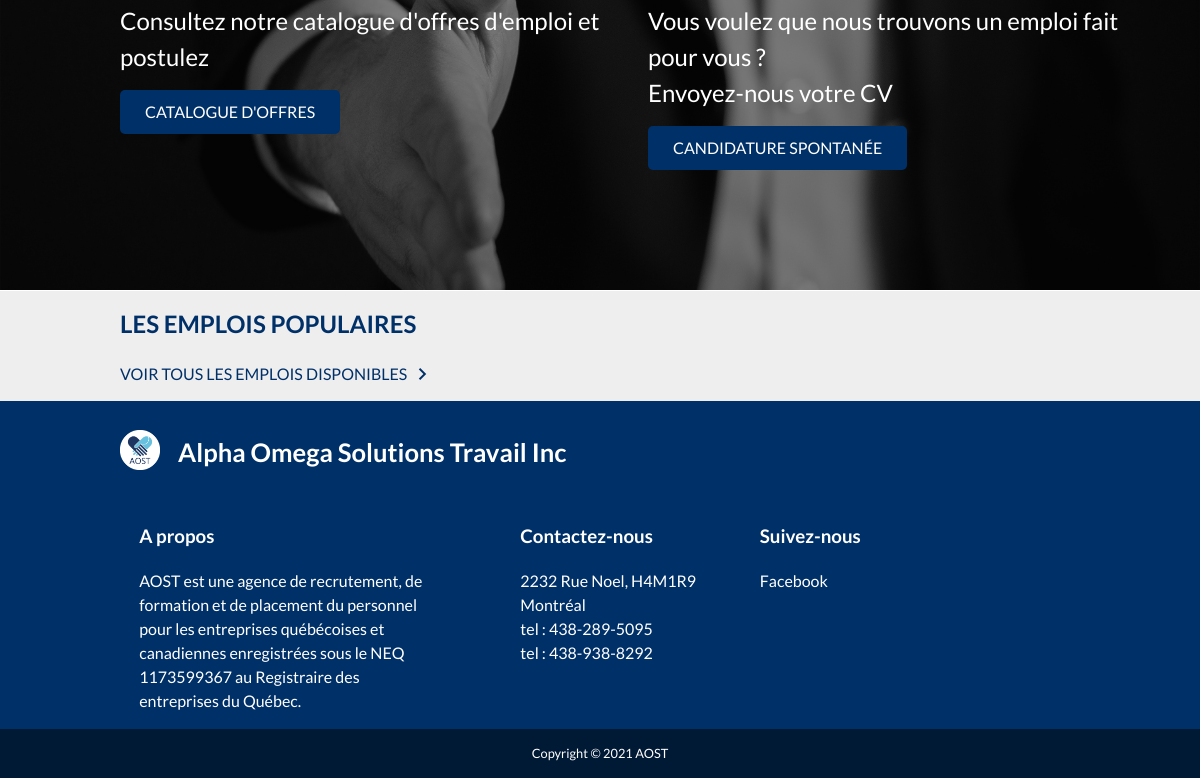
/home/ (lower part), run on an earlier commit of the app's database.
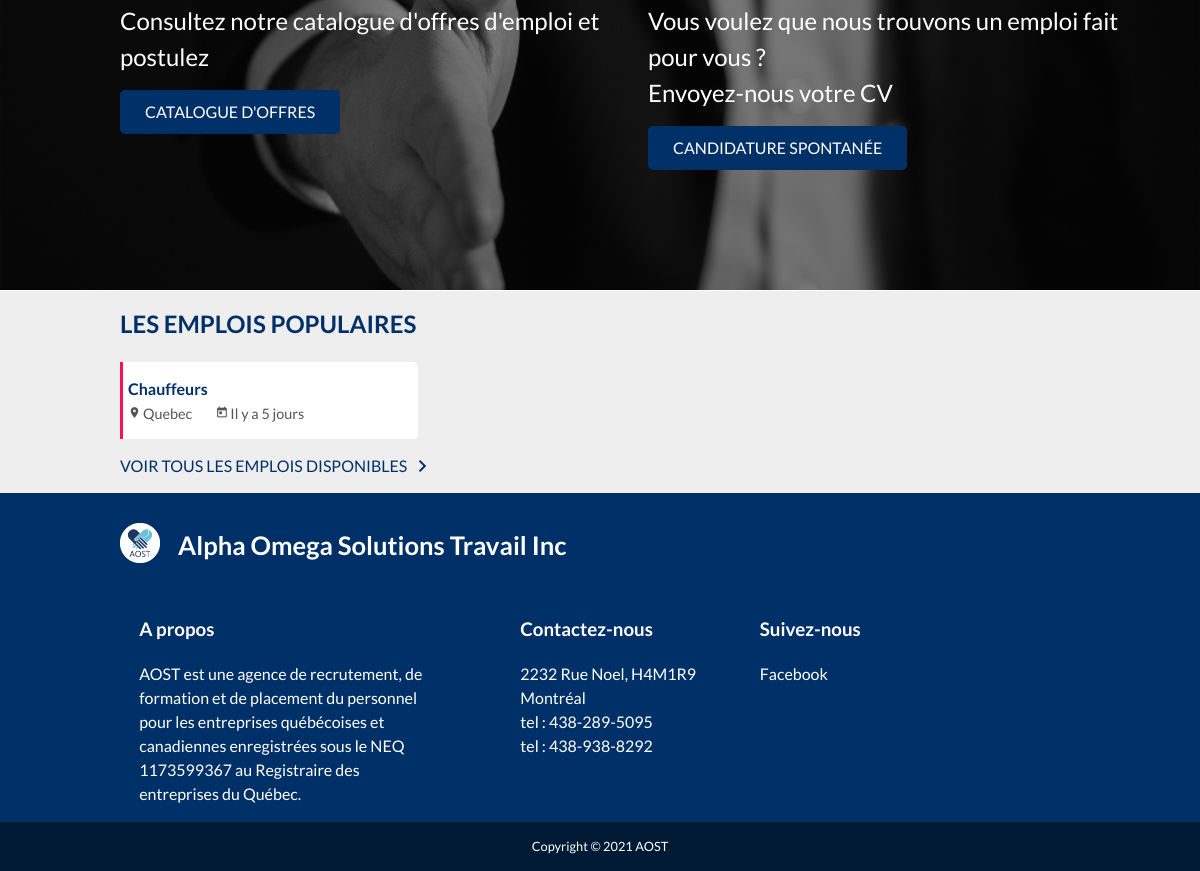
And on a later commit of the database.
### tables this page shows
CREATE TABLE IF NOT EXISTS `offers` (
  `id` bigint(20) NOT NULL AUTO_INCREMENT,
  `id_admin` bigint(20) NOT NULL,
  `id_subdomain` bigint(20) NOT NULL,
  `id_city` bigint(20) NOT NULL,
  `compagny` varchar(100) NOT NULL,
  `description` longtext COMMENT 'Description globale de la demande',
  `missions` longtext COMMENT 'description détaillée (par mission) de la demande',
  `skill` longtext COMMENT 'compétences requises du postulant',
  `candidate_profile` longtext COMMENT 'Informations requises du postulant (age, annee d''experience, caractere etc...)',
  `cv` int(1) NOT NULL DEFAULT '0' COMMENT 'vaudra 1 si un CV est requit pour postuler',
  `motivation` int(1) NOT NULL DEFAULT '0' COMMENT 'Vaudra 1 si une lettre de motivation est requise pour postuler',
  `deleted` int(2) NOT NULL DEFAULT '0' COMMENT 'Vaudra 1 si supprimé par un admin (restera présente dans un onglet archives ou corbeille)',
  `expired` int(2) NOT NULL DEFAULT '0' COMMENT 'vaudra 1 si déjà expiré',
  `deadline` datetime NOT NULL COMMENT 'Date limite',
  `added_at` datetime NOT NULL DEFAULT CURRENT_TIMESTAMP,
  PRIMARY KEY (`id`),
  KEY `fk_city` (`id_city`),
  KEY `fk_subdomain` (`id_subdomain`),
  KEY `fk_admin` (`id_admin`)
);

CREATE TABLE IF NOT EXISTS `subdomains` (
  `id` bigint(20) NOT NULL AUTO_INCREMENT,
  `id_admin` bigint(20) NOT NULL,
  `id_domain` bigint(20) NOT NULL,
  `name` varchar(200) NOT NULL,
  `color` varchar(100) NOT NULL,
  `added_at` datetime NOT NULL DEFAULT CURRENT_TIMESTAMP,
  PRIMARY KEY (`id`),
  KEY `id_domain` (`id_domain`),
  KEY `fk_admin` (`id_admin`)
);

CREATE TABLE IF NOT EXISTS `city` (
  `id` bigint(20) NOT NULL AUTO_INCREMENT,
  `name` varchar(150) NOT NULL,
  `added_at` datetime NOT NULL DEFAULT CURRENT_TIMESTAMP,
  PRIMARY KEY (`id`)
);

### home/index.php (called while the page is built)
<?php include("../outils/php/redirection.php");
	redirection("Alpha Omega Solutions Travail", _APP_PATH."home/home.php", "home", "", _ROOT_PATH."home/home.css", _ROOT_PATH."home/home.js");
?>

### class/Offer.class.php (called while the page is built, shortened)
<?php
class Offer
{
    private $_id;
    private $_added_at;
    public function __construct(array $data){
        foreach ($data as $key => $value) {
            $method='set'.ucfirst($key);
        }
    }
    public function setId($id){
        $this->_id=intval($id);
    }
    public function getId(){
        return $this->_id;
    }
    public function setAdded_at($added_at){
        $this->_added_at=strval($added_at);
    }
    public function getAdded_at(){
        return $this->_added_at;
    }
public function getOffersFromLast($limit) {
    include(_APP_PATH."bd/server-connect.php");
    $query=$db->prepare("SELECT * FROM offers WHERE expired=0 ORDER BY id DESC LIMIT $limit");
    $offers=[];
    if($query->execute()){
        while($data=$query->fetch()){
            $offers[]=new Offer($data);
        }
        return $offers;
    }else{
        return false;
    }
}
}
?>

### class/Subdomain.class.php (called while the page is built, shortened)
<?php
class Subdomain
{
   private $_name;
   public function __construct(array $data){
    foreach ($data as $key => $value) {
     $method='set'.ucfirst($key);
}
}
public function setName($name){
   $this->_name=htmlentities(strval($name));
}
public function getName(){
    return $this->_name;
}
public function getSubdomain($id){
    include(_APP_PATH."bd/server-connect.php");
    $id=intval($id);
    $query=$db->prepare("SELECT * FROM subdomains WHERE id=?");
    $query->bindParam(1,$id);
    if($query->execute() && $query->rowCount()==1){
      $data=$query->fetch();
      return (new Subdomain($data));
  }else{
      return false;
  }
}
}
?>

### class/Domain.class.php (called while the page is built, shortened)
<?php
class domain
{
    private $_color;
    public function __construct(array $data){
        foreach ($data as $key => $value) {
            $method='set'.ucfirst($key);
        }
    }
    public function setColor($color){
        $this->_color=htmlentities(strval($color));
    }
    public function getColor(){
        return $this->_color;
    }
public function getDomain($id){
    include(_APP_PATH."bd/server-connect.php");
    $id=intval($id);
    $query=$db->prepare("SELECT * FROM domains WHERE id=?");
    $query->bindParam(1,$id);
    if($query->execute() && $query->rowCount()==1){
        $data=$query->fetch();
        return (new Domain($data));
    }else{
        return false;
    }
}
}
?>

### class/City.class.php (called while the page is built, shortened)
<?php
class City
{
    private $_name;
    public function __construct(array $data){
        foreach ($data as $key => $value) {
            $method='set'.ucfirst($key);
        }
    }
    public function setName($name){
        $this->_name=htmlentities(strval($name));
    }
    public function getName(){
        return $this->_name;
    }
public function getCity($id){
    include(_APP_PATH."bd/server-connect.php");
    $id=intval($id);
    $query=$db->prepare("SELECT * FROM city WHERE id=?");
    $query->bindParam(1,$id);
    if($query->execute() && $query->rowCount()==1){
        $data=$query->fetch();
        return (new City($data));
    }else{
        return false;
    }
}
}
?>

### outils/php/functions.php (called while the page is built, shortened)
<?php
$tab_month=array("Janvier","Février","Mars","Avril","Mai","Juin","Juillet","Aougt","Septembre","Octobre","Novembre","Décembre");
function get_elapsed_time($datetime){
	global $tab_month;
	$date_convert_in_seconde = strtotime($datetime);
	if(date('Ymd', $date_convert_in_seconde) == date('Ymd')){
		$diff = time()-$date_convert_in_seconde;
		if($diff < 60){
			return "Il y a ".$diff." secondes";
		}else if($diff < 3600){
			return "Il y a ".floor($diff/60)." min";
		}else if($diff < 86400){
			return "Il y a ".floor($diff/3600)."h";
		}
	}else if(date('Ymd', $date_convert_in_seconde) == date('Ymd', strtotime('- 1 DAY'))){
		return "Hier";
	}else if(date('Ymd', $date_convert_in_seconde) == date('Ymd', strtotime('- 2 DAY'))){
		return "Il y a 2 jours";
	}else if(date('Ymd', $date_convert_in_seconde) == date('Ymd', strtotime('- 3 DAY'))){
		return "Il y a 3 jours";
	}else if(date('Ymd', $date_convert_in_seconde) == date('Ymd', strtotime('- 4 DAY'))){
		return "Il y a 4 jours";
	}else if(date('Ymd', $date_convert_in_seconde) == date('Ymd', strtotime('- 5 DAY'))){
		return "Il y a 5 jours";
	}else if(date('Ymd', $date_convert_in_seconde) == date('Ymd', strtotime('- 6 DAY'))){
		return "Il y a 6 jours";
	}else if(date('YW', $date_convert_in_seconde) == date('YW', strtotime('- 1 WEEK'))){
		return "Il y a 1 semaine";
	}else if(date('YW', $date_convert_in_seconde) == date('YW', strtotime('- 2 WEEK'))){
		return "Il y a 2 semaines";
	}else if(date('YW', $date_convert_in_seconde) == date('YW', strtotime('- 3 WEEK'))){
		return "Il y a 3 semaines";
	}else if(date('YW', $date_convert_in_seconde) == date('YW', strtotime('- 4 WEEK'))){
		return "Il y a 4 semaines";
	}else if(date('Ym', $date_convert_in_seconde) == date('Ym', strtotime('- 1 MONTH'))){
		return "Il y a 1 mois";
	}else if(date('Ym', $date_convert_in_seconde) == date('Ym', strtotime('- 2 MONTH'))){
		return "Il y a 2 mois";
	}else if(date('Ym', $date_convert_in_seconde) == date('Ym', strtotime('- 3 MONTH'))){
		return "Il y a 3 mois";
	}else if(date('Ym', $date_convert_in_seconde) == date('Ym', strtotime('- 4 MONTH'))){
		return "Il y a 4 mois";
	}else if(date('Ym', $date_convert_in_seconde) == date('Ym', strtotime('- 5 MONTH'))){
		return "Il y a 5 mois";
	}else if(date('Ym', $date_convert_in_seconde) == date('Ym', strtotime('- 6 MONTH'))){
		return "Il y a 6 mois";
	}else if(date('Ym', $date_convert_in_seconde) == date('Ym', strtotime('- 7 MONTH'))){
		return "Il y a 7 mois";
	}else if(date('Ym', $date_convert_in_seconde) == date('Ym', strtotime('- 8 MONTH'))){
		return "Il y a 8 mois";
	}else if(date('Ym', $date_convert_in_seconde) == date('Ym', strtotime('- 9 MONTH'))){
		return "Il y a 9 mois";
	}else if(date('Ym', $date_convert_in_seconde) == date('Ym', strtotime('- 10 MONTH'))){
		return "Il y a 10 mois";
	}else if(date('Ym', $date_convert_in_seconde) == date('Ym', strtotime('- 11 MONTH'))){
		return "Il y a 11 mois";
	}else if(date('Y', $date_convert_in_seconde) == date('Y', strtotime('- 1 YEAR'))){
		return "Il y a 1 an";
	}else if(date('Y', $date_convert_in_seconde) == date('Y', strtotime('- 2 YEAR'))){
		return "Il y a 2 ans";
	}else if(date('Y', $date_convert_in_seconde) == date('Y', strtotime('- 3 YEAR'))){
		return "Il y a 3 ans";
	}else if(date('Y', $date_convert_in_seconde) == date('Y', strtotime('- 4 YEAR'))){
		return "Il y a 4 ans";
	}else if(date('Y', $date_convert_in_seconde) == date('Y', strtotime('- 5 YEAR'))){
		return "Il y a 5 ans";
	}else if(date('Y', $date_convert_in_seconde) == date('Y', strtotime('- 6 YEAR'))){
		return "Il y a 6 ans";
	}else if(date('Y', $date_convert_in_seconde) == date('Y', strtotime('- 7 YEAR'))){
		return "Il y a 7 ans";
	}else if(date('Y', $date_convert_in_seconde) == date('Y', strtotime('- 8 YEAR'))){
		return "Il y a 8 ans";
	}else if(date('Y', $date_convert_in_seconde) == date('Y', strtotime('- 9 YEAR'))){
		return "Il y a 9 ans";
	}else if(date('Y', $date_convert_in_seconde) == date('Y', strtotime('- 10 YEAR'))){
		return "Il y a 10 ans";
	}else if(date('Y', $date_convert_in_seconde) == date('Y', strtotime('- 11 YEAR'))){
		return "Il y a 11 ans";
	}else if(date('Y', $date_convert_in_seconde) == date('Y', strtotime('- 12 YEAR'))){
		return "Il y a 12 ans";
	}else if(date('Y', $date_convert_in_seconde) == date('Y', strtotime('- 13 YEAR'))){
		return "Il y a 13 ans";
	}else if(date('Y', $date_convert_in_seconde) == date('Y', strtotime('- 14 YEAR'))){
		return "Il y a 14 ans";
	}else if(date('Y', $date_convert_in_seconde) == date('Y', strtotime('- 15 YEAR'))){
		return "Il y a 15 ans";
	}else if(date('Y', $date_convert_in_seconde) == date('Y', strtotime('- 16 YEAR'))){
		return "Il y a 16 ans";
	}else if(date('Y', $date_convert_in_seconde) == date('Y', strtotime('- 17 YEAR'))){
		return "Il y a 17 ans";
	}else if(date('Y', $date_convert_in_seconde) == date('Y', strtotime('- 18 YEAR'))){
		return "Il y a 18 ans";
	}else if(date('Y', $date_convert_in_seconde) == date('Y', strtotime('- 19 YEAR'))){
		return "Il y a 19 ans";
	}else if(date('Y', $date_convert_in_seconde) == date('Y', strtotime('- 20 YEAR'))){
		return "Il y a 20 ans";
	}else if(date('Y', $date_convert_in_seconde) < date('Y', strtotime('- 20 YEAR'))){
		return "Il y a plus de 20 ans";
	}else{
		$mois=date('m',$date_convert_in_seconde);
		$mois=$tab_month[$mois-1];
		return 'depuis le '.date('d', $date_convert_in_seconde)." ".$mois;
	}
}
?>

### home/home.php (the view, shortened to what the changed rows need)
<div class="offers-container">
  <div class="offset-10-laptop emplois-populaires">
    <h2 class="margin-top-none">Les emplois populaires</h2>
    <div class="emplois-populaires-container">
      <?php
      $offers = $offer->getOffersFromLast(4);
      foreach ($offers as $offer) {
        $city = $city->getCity($offer->getId_city());
        $subdomain = $subdomain->getSubdomain($offer->getId_subdomain());
        $domain = $domain->getDomain($subdomain->getId_domain());
        $domainColor = $domain->getColor()==""? "66BFDE" : $domain -> getColor();
        ?>
        <a href="<?php echo _ROOT_PATH."job/offers/a/".str_replace(" ", "-",$subdomain->getName())."/".$offer->getId()."/" ?>" class="ep-block" style="border-left : 3px solid #<?php echo $domainColor; ?>">
          <div class="ep-text">
            <span class="ep-title"><?php echo $subdomain->getName(); ?></span>
            <span class="ep-city"><i class="material-icons vertical-align-bottom">location_on</i><?php echo $city->getName(); ?></span>
            <span class="ep-added_at"><i class="material-icons vertical-align-bottom"> today </i><?php echo get_elapsed_time($offer->getAdded_at()); ?></span>
          </div>
        </a>
      <?php } ?>
    </div>
  </div>
</div>

What changed in the data, as far as the page shows it:
added offers: id_subdomain.name "Chauffeurs", id_city.name "Quebec", added_at "Il y a 5 jours"
